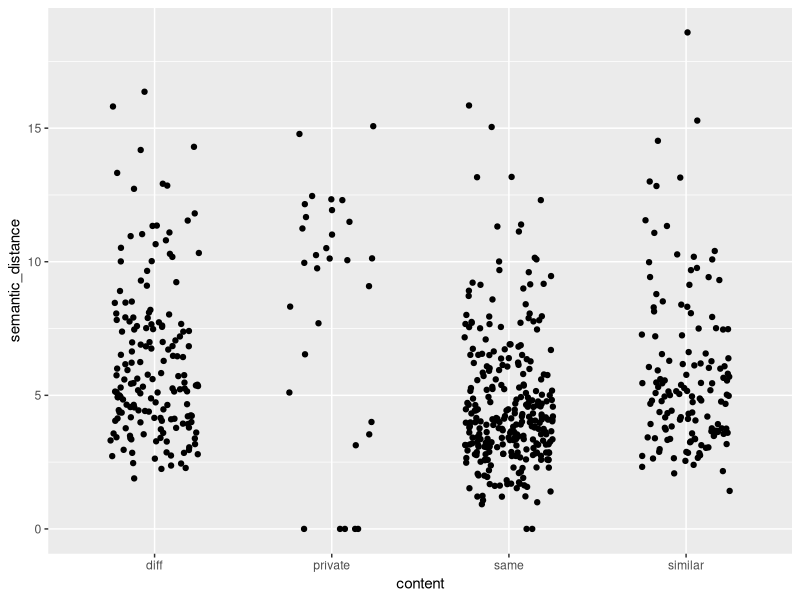
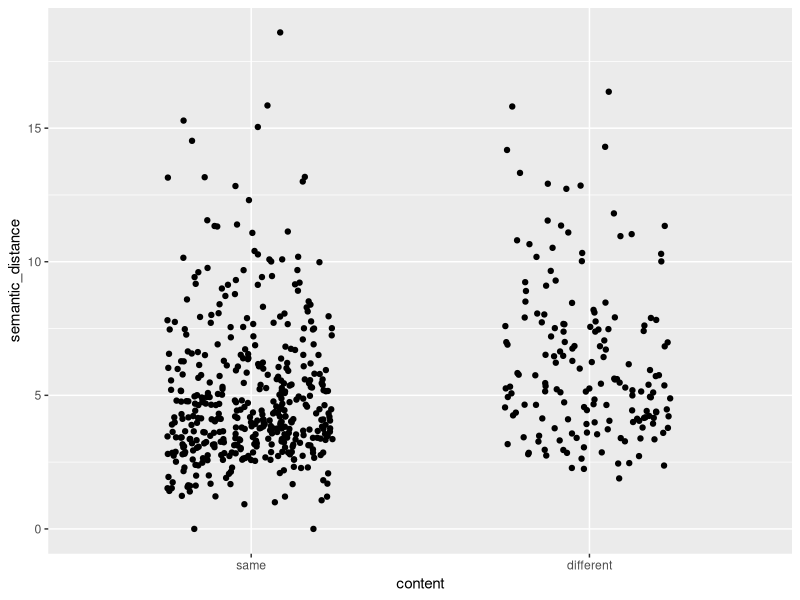
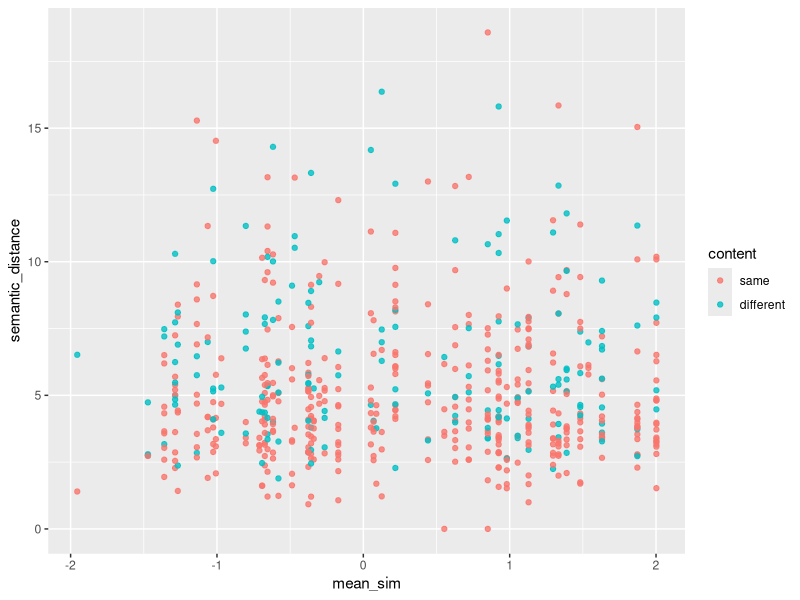
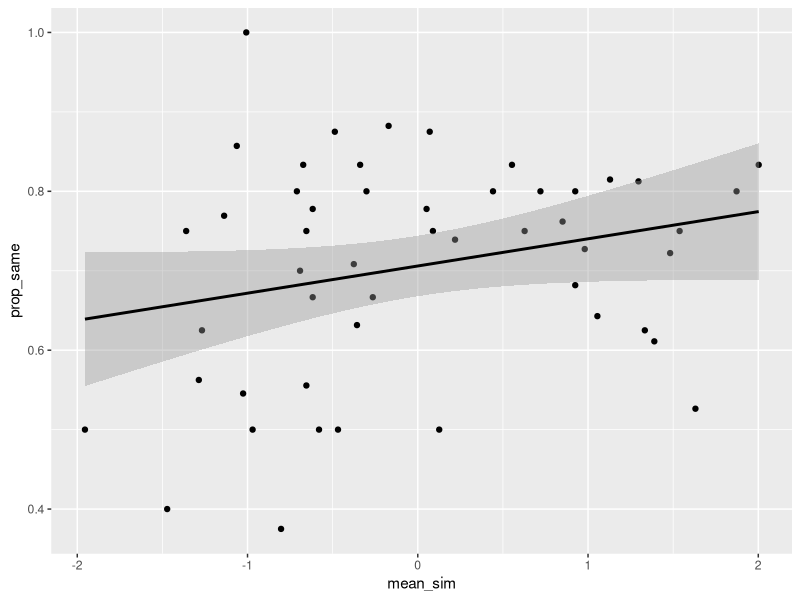

These figures' R source, in order:
## ---- chunk 1
knitr::opts_chunk$set(echo = FALSE, message = FALSE)
## ---- chunk 2
library(tidyverse)
library(magrittr)
library(lme4)
library(lmerTest)
## ---- chunk 3
data <- read_csv('../../data/processed/dense/joined_with_features/memory_pairs.csv')
## ---- chunk 4
by_song <- read_csv('../../data/processed/dense/joined_with_features/similarity_and_scaled_feature_differences.csv')
## ---- chunk 5
data_factor <- data %>%
  filter(content != 'private') %>%
  mutate(content = factor(content, 
                          levels = c('same', 'similar', 'diff'), 
                          labels = c('same', 'same', 'different')))

## ---- chunk 6
ggplot(data, aes(x = content, y = semantic_distance)) +
  geom_jitter(width = 0.25)
## ---- chunk 7
ggplot(data_factor, aes(x = content, y = semantic_distance)) +
  geom_jitter(width = 0.25)
## ---- chunk 8
summary(lmer(semantic_distance ~ mean_sim + (1 | internal_id) + (1 | song_id),
             data_factor))
## ---- chunk 9
summary(glmer(content ~ mean_sim + (1 | internal_id) + (1 | song_id),
              data_factor, family = binomial))
## ---- chunk 10
ggplot(data_factor, aes(x = mean_sim, y = semantic_distance, color = content)) +
  geom_point(alpha = 0.8)
## ---- chunk 11
data_factor %>%
  filter(content == 'same') %>%
  lmer(semantic_distance ~ mean_sim + (1 | internal_id) + (1 | song_id), .) %>%
  summary()
## ---- chunk 12
data_factor %>%
  filter(content == 'different') %>%
  lmer(semantic_distance ~ mean_sim + (1 | internal_id) + (1 | song_id), .) %>%
  summary()
## ---- chunk 13
data_by_song <- data_factor %>%
  group_by(song_id, content) %>%
  summarize(count = n()) %>%
  pivot_wider(id_cols = song_id, names_from = content, values_from = count) %>%
  mutate(different = ifelse(is.na(different), 0, different)) %>%
  mutate(prop_same = same / (same + different))
## ---- chunk 14
data_by_song %<>%
  left_join(., by_song, by = join_by(song_id))
## ---- chunk 15
summary(lm(prop_same ~ mean_sim, data_by_song))
## ---- chunk 16
ggplot(data_by_song, aes(x = mean_sim, y = prop_same)) +
  geom_point() +
  geom_smooth(method = "lm", color = 'black')
